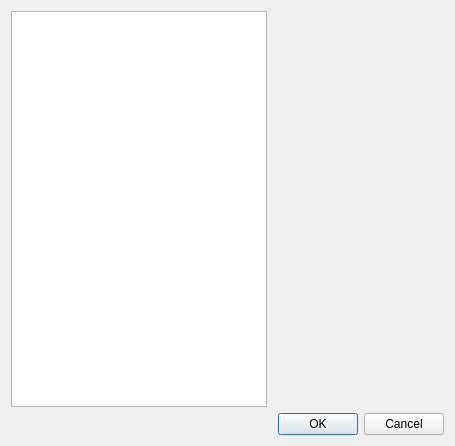
<?xml version="1.0" encoding="UTF-8"?>
<ui version="4.0">
 <class>Account</class>
 <widget class="QDialog" name="Account">
  <property name="geometry">
   <rect>
    <x>0</x>
    <y>0</y>
    <width>455</width>
    <height>446</height>
   </rect>
  </property>
  <property name="windowTitle">
   <string>Dialog</string>
  </property>
  <layout class="QGridLayout" name="gridLayout">
   <item row="0" column="0">
    <widget class="QTableWidget" name="tableWidget"/>
   </item>
   <item row="1" column="1">
    <widget class="QDialogButtonBox" name="buttonBox">
     <property name="orientation">
      <enum>Qt::Horizontal</enum>
     </property>
     <property name="standardButtons">
      <set>QDialogButtonBox::Cancel|QDialogButtonBox::Ok</set>
     </property>
    </widget>
   </item>
  </layout>
 </widget>
 <resources/>
 <connections>
  <connection>
   <sender>buttonBox</sender>
   <signal>accepted()</signal>
   <receiver>Account</receiver>
   <slot>accept()</slot>
   <hints>
    <hint type="sourcelabel">
     <x>248</x>
     <y>254</y>
    </hint>
    <hint type="destinationlabel">
     <x>157</x>
     <y>274</y>
    </hint>
   </hints>
  </connection>
  <connection>
   <sender>buttonBox</sender>
   <signal>rejected()</signal>
   <receiver>Account</receiver>
   <slot>reject()</slot>
   <hints>
    <hint type="sourcelabel">
     <x>316</x>
     <y>260</y>
    </hint>
    <hint type="destinationlabel">
     <x>286</x>
     <y>274</y>
    </hint>
   </hints>
  </connection>
 </connections>
</ui>
